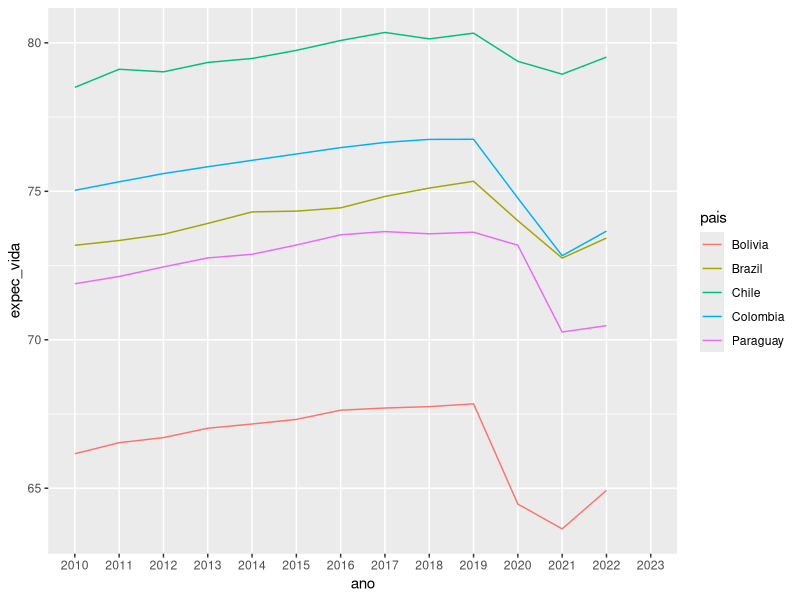

R code for this plot:
library(ggplot2)
library(dplyr)
library(scales)

##################
# LOAD DATA
# Reference: World Data Bank
##################

# a expectativa de vida, em formato de gráfico de linhas. Compare cinco países

df <- read.csv("data/world_data_by_country.csv", sep=",")


aux <- df %>% 
  filter(sigla %in% c("BRA", "PRY", "COL", "BOL", "CHL")) %>% 
  mutate(ano = as.factor(ano))


aux %>% 
  ggplot(aes(x = ano, y=expec_vida, color = pais, group = pais)) +
  geom_line()
